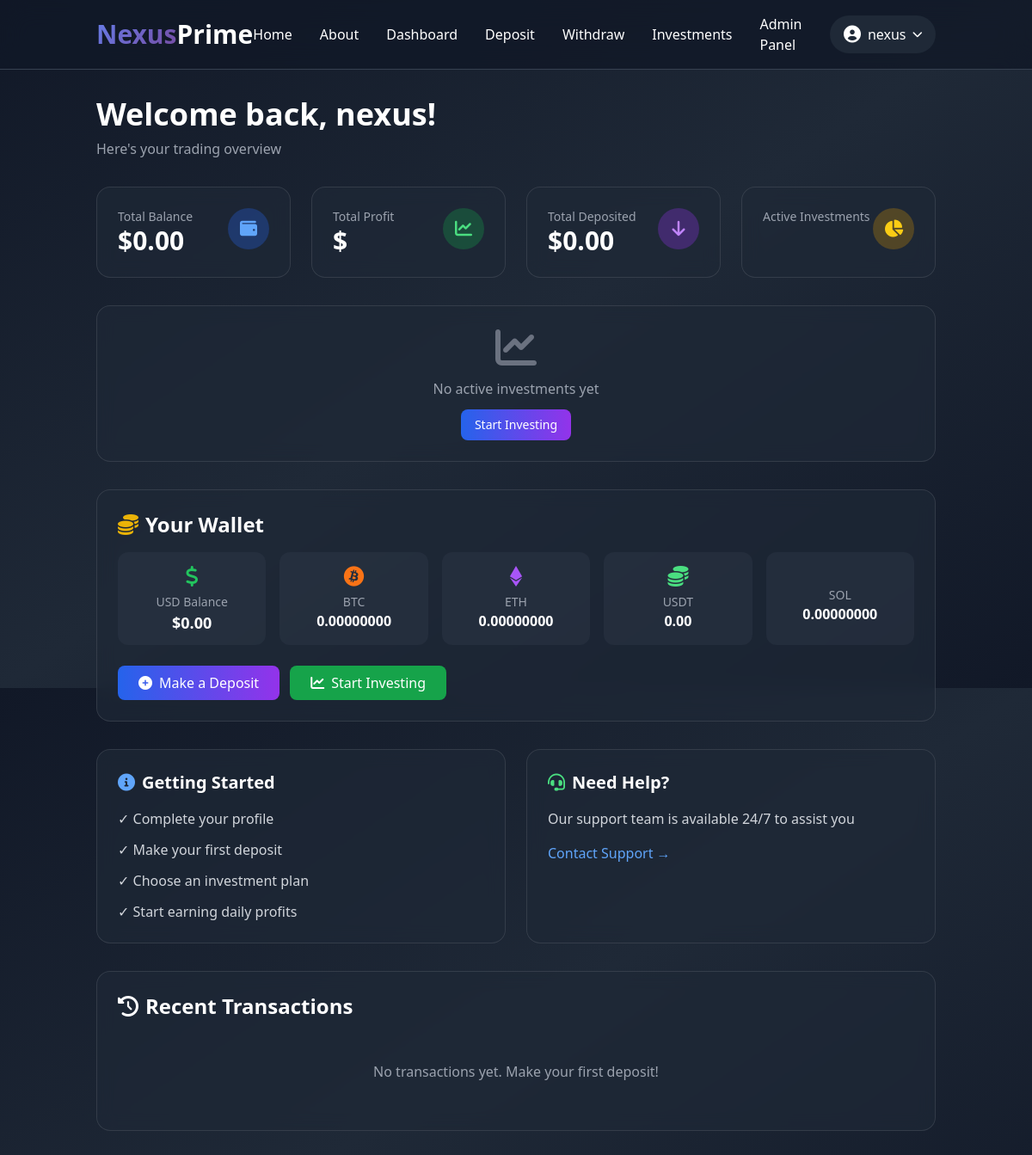
The app's page /dashboard/ (signed in) with its own data.
### accounts/models.py (models this page shows, shortened)
class User(AbstractUser):
    email = models.EmailField(unique=True)
    phone = models.CharField(max_length=20, blank=True, null=True)
    USERNAME_FIELD = 'username'
    REQUIRED_FIELDS = ['email']

class Wallet(models.Model):
    user = models.OneToOneField(User, on_delete=models.CASCADE, related_name='wallet')
    usd_balance = models.DecimalField(max_digits=15, decimal_places=2, default=0)
    btc_balance = models.DecimalField(max_digits=20, decimal_places=8, default=0)
    eth_balance = models.DecimalField(max_digits=20, decimal_places=8, default=0)
    usdt_balance = models.DecimalField(max_digits=20, decimal_places=2, default=0)
    total_profit = models.DecimalField(max_digits=15, decimal_places=2, default=0)
    total_deposited = models.DecimalField(max_digits=15, decimal_places=2, default=0)
    total_withdrawn = models.DecimalField(max_digits=15, decimal_places=2, default=0)

### accounts/views.py (the view)
# urls.py: path('dashboard/', views.dashboard, name='dashboard'),
@login_required
def dashboard(request):
    wallet, created = Wallet.objects.get_or_create(user=request.user)
    return render(request, 'broker/dashboard.html', {'wallet': wallet})

### templates/broker/dashboard.html (shortened to what this page needs)
{% extends 'broker/base.html' %}
{% load humanize %}
{% block content %}
<div class="container mx-auto px-4 md:px-6 py-8">
    <div class="animate-fadeInUp">
        <div class="mb-8">
            <h1 class="text-3xl md:text-4xl font-bold">Welcome back, {{ user.username }}!</h1>
            <p class="text-gray-400 mt-2">Here's your trading overview</p>
        </div>
        <div class="grid grid-cols-1 md:grid-cols-2 lg:grid-cols-4 gap-6 mb-8">
            <div class="glass rounded-2xl p-6">
                <div class="flex justify-between items-start">
                    <div>
                        <p class="text-gray-400 text-sm">Total Balance</p>
                        <p class="text-3xl font-bold">${{ wallet.usd_balance|floatformat:2|intcomma }}</p>
                    </div>
                    <div class="w-12 h-12 bg-blue-600/30 rounded-full flex items-center justify-center">
                        <i class="fas fa-wallet text-xl text-blue-400"></i>
                    </div>
                </div>
            </div>
            <div class="glass rounded-2xl p-6">
                <div class="flex justify-between items-start">
                    <div>
                        <p class="text-gray-400 text-sm">Total Profit</p>
                        <p class="text-3xl font-bold">${{ total_profit|floatformat:2|intcomma }}</p>
                    </div>
                    <div class="w-12 h-12 bg-green-600/30 rounded-full flex items-center justify-center">
                        <i class="fas fa-chart-line text-xl text-green-400"></i>
                    </div>
                </div>
            </div>
            <div class="glass rounded-2xl p-6">
                <div class="flex justify-between items-start">
                    <div>
                        <p class="text-gray-400 text-sm">Total Deposited</p>
                        <p class="text-3xl font-bold">${{ wallet.total_deposited|floatformat:2|intcomma }}</p>
                    </div>
                    <div class="w-12 h-12 bg-purple-600/30 rounded-full flex items-center justify-center">
                        <i class="fas fa-arrow-down text-xl text-purple-400"></i>
                    </div>
                </div>
            </div>
            <div class="glass rounded-2xl p-6">
                <div class="flex justify-between items-start">
                    <div>
                        <p class="text-gray-400 text-sm">Active Investments</p>
                    </div>
                    <div class="w-12 h-12 bg-yellow-600/30 rounded-full flex items-center justify-center">
                        <i class="fas fa-chart-pie text-xl text-yellow-400"></i>
                    </div>
                </div>
            </div>
        </div>
        {% if active_investments %}
        <div class="glass rounded-2xl p-6 mb-8">
            <h2 class="text-2xl font-bold mb-4"><i class="fas fa-chart-line mr-2 text-green-500"></i>Active Investments</h2>
            <div class="space-y-4">
                {% for investment in active_investments %}
                <div class="bg-gray-700/30 rounded-xl p-4">
                    <div class="flex justify-between items-center flex-wrap gap-3 mb-3">
                        <div>
                            <p class="font-bold text-lg">{{ investment.plan_name }}</p>
                            <p class="text-sm text-gray-400">Invested: ${{ investment.amount|floatformat:2|intcomma }}</p>
                        </div>
                        <div>
                            <p class="text-sm text-gray-400">Daily Profit</p>
                            <p class="font-bold text-green-500">+${{ investment.daily_profit|floatformat:2 }}</p>
                        </div>
                        <div>
                            <p class="text-sm text-gray-400">Total Received</p>
                            <p class="font-bold">${{ investment.total_received|floatformat:2|intcomma }}</p>
                        </div>
                        <div>
                            <p class="text-sm text-gray-400">Expected Total</p>
                            <p class="font-bold">${{ investment.expected_total|floatformat:2|intcomma }}</p>
                        </div>
                        <div>
                            <p class="text-sm text-gray-400">Days Left</p>
                            <p class="font-bold text-yellow-400">{{ investment.days_left }} days</p>
                        </div>
                    </div>
                    <div class="w-full bg-gray-600 rounded-full h-2">
                        <div class="bg-gradient-to-r from-green-500 to-green-400 rounded-full h-2"
                             style="width: {{ investment.percentage_complete }}%"></div>
                    </div>
                    <p class="text-right text-xs text-gray-400 mt-1">{{ investment.percentage_complete }}% complete</p>
                </div>
                {% endfor %}
            </div>
        </div>
        {% else %}
        <div class="glass rounded-2xl p-6 mb-8 text-center">
            <i class="fas fa-chart-line text-5xl text-gray-500 mb-3"></i>
            <p class="text-gray-400">No active investments yet</p>
            <a href="{% url 'investments' %}" class="inline-block mt-3 bg-gradient-to-r from-blue-600 to-purple-600 px-4 py-2 rounded-lg text-sm hover:from-blue-700 hover:to-purple-700 transition">
                Start Investing
            </a>
        </div>
        {% endif %}
        <div class="glass rounded-2xl p-6 mb-8">
            <h2 class="text-2xl font-bold mb-4"><i class="fas fa-coins mr-2 text-yellow-500"></i>Your Wallet</h2>
            <div class="grid grid-cols-2 md:grid-cols-3 lg:grid-cols-5 gap-4">
                <div class="text-center p-3 bg-gray-700/30 rounded-xl">
                    <i class="fas fa-dollar-sign text-2xl text-green-500"></i>
                    <p class="text-sm text-gray-400 mt-1">USD Balance</p>
                    <p class="font-bold text-lg">${{ wallet.usd_balance|floatformat:2|intcomma }}</p>
                </div>
                <div class="text-center p-3 bg-gray-700/30 rounded-xl">
                    <i class="fab fa-bitcoin text-2xl text-orange-500"></i>
                    <p class="text-sm text-gray-400 mt-1">BTC</p>
                    <p class="font-bold">{{ wallet.btc_balance|floatformat:8 }}</p>
                </div>
                <div class="text-center p-3 bg-gray-700/30 rounded-xl">
                    <i class="fab fa-ethereum text-2xl text-purple-500"></i>
                    <p class="text-sm text-gray-400 mt-1">ETH</p>
                    <p class="font-bold">{{ wallet.eth_balance|floatformat:8 }}</p>
                </div>
                <div class="text-center p-3 bg-gray-700/30 rounded-xl">
                    <i class="fas fa-coins text-2xl text-green-400"></i>
                    <p class="text-sm text-gray-400 mt-1">USDT</p>
                    <p class="font-bold">{{ wallet.usdt_balance|floatformat:2 }}</p>
                </div>
                <div class="text-center p-3 bg-gray-700/30 rounded-xl">
                    <p class="text-sm text-gray-400 mt-1">SOL</p>
                    <p class="font-bold">{{ wallet.sol_balance|floatformat:8|default:"0.00000000" }}</p>
                </div>
            </div>
            <div class="mt-6 flex gap-3">
                <a href="{% url 'deposit' %}" class="bg-gradient-to-r from-blue-600 to-purple-600 hover:from-blue-700 hover:to-purple-700 px-6 py-2 rounded-lg transition inline-flex items-center">
                    <i class="fas fa-plus-circle mr-2"></i> Make a Deposit
                </a>
                <a href="{% url 'investments' %}" class="bg-green-600 hover:bg-green-700 px-6 py-2 rounded-lg transition inline-flex items-center">
                    <i class="fas fa-chart-line mr-2"></i> Start Investing
                </a>
            </div>
        </div>
        <div class="grid grid-cols-1 md:grid-cols-2 gap-6 mb-8">
            <div class="glass rounded-2xl p-6">
                <h3 class="text-xl font-bold mb-4"><i class="fas fa-info-circle mr-2 text-blue-400"></i>Getting Started</h3>
                <ul class="space-y-3 text-gray-300">
                    <li class="flex items-center">✓ Complete your profile</li>
                    <li class="flex items-center">✓ Make your first deposit</li>
                    <li class="flex items-center">✓ Choose an investment plan</li>
                    <li class="flex items-center">✓ Start earning daily profits</li>
                </ul>
            </div>
            <div class="glass rounded-2xl p-6">
                <h3 class="text-xl font-bold mb-4"><i class="fas fa-headset mr-2 text-green-400"></i>Need Help?</h3>
                <p class="text-gray-300 mb-4">Our support team is available 24/7 to assist you</p>
                <a href="#" class="text-blue-400 hover:text-blue-300">Contact Support →</a>
            </div>
        </div>
        <div class="glass rounded-2xl p-6">
            <h2 class="text-2xl font-bold mb-4"><i class="fas fa-history mr-2"></i>Recent Transactions</h2>
            {% if recent_transactions %}
            <div class="overflow-x-auto">
                <table class="w-full">
                    <thead>
                        <tr class="border-b border-gray-700">
                            <th class="text-left py-3">Type</th>
                            <th class="text-left py-3">Amount</th>
                            <th class="text-left py-3">Status</th>
                            <th class="text-left py-3">Date</th>
                         </tr>
                    </thead>
                    <tbody>
                        {% for tx in recent_transactions %}
                        <tr class="border-b border-gray-700/50">
                            <td class="py-3">
                                {% if tx.transaction_type == 'deposit' %}
                                    <i class="fas fa-arrow-down text-green-500 mr-2"></i> Deposit
                                {% elif tx.transaction_type == 'profit' %}
                                    <i class="fas fa-chart-line text-yellow-500 mr-2"></i> Profit
                                {% else %}
                                    <i class="fas fa-arrow-up text-red-500 mr-2"></i> {{ tx.get_transaction_type_display }}
                                {% endif %}
                             </td>
                            <td class="py-3">${{ tx.amount_usd|floatformat:2|intcomma }}</td>
                            <td class="py-3">
                                {% if tx.status == 'approved' %}
                                    <span class="bg-green-600/30 text-green-400 px-2 py-1 rounded-full text-xs">Approved</span>
                                {% elif tx.status == 'pending' %}
                                    <span class="bg-yellow-600/30 text-yellow-400 px-2 py-1 rounded-full text-xs">Pending</span>
                                {% elif tx.status == 'completed' %}
                                    <span class="bg-blue-600/30 text-blue-400 px-2 py-1 rounded-full text-xs">Completed</span>
                                {% else %}
                                    <span class="bg-red-600/30 text-red-400 px-2 py-1 rounded-full text-xs">{{ tx.status|title }}</span>
                                {% endif %}
                             </td>
                            <td class="py-3 text-sm text-gray-400">{{ tx.created_at|date:"M d, Y H:i" }}</td>
                         </tr>
                        {% endfor %}
                    </tbody>
                 </table>
            </div>
            {% else %}
            <p class="text-gray-400 text-center py-8">No transactions yet. Make your first deposit!</p>
            {% endif %}
        </div>
    </div>
</div>
{% endblock %}

### templates/broker/base.html (shortened to what this page needs)
<!DOCTYPE html>
<html lang="en">
<head>
    <script src="https://cdn.tailwindcss.com"></script>
    <link rel="stylesheet" href="https://cdnjs.cloudflare.com/ajax/libs/font-awesome/6.0.0-beta3/css/all.min.css">
</head>
<body class="bg-gradient-to-br from-gray-900 via-gray-800 to-gray-900 text-white min-h-screen font-sans">
    <nav class="bg-gray-900/80 backdrop-blur-lg border-b border-gray-700 sticky top-0 z-50">
        <div class="container mx-auto px-4 md:px-6 py-4">
            <div class="flex justify-between items-center">
                <a href="{% url 'home' %}" class="text-2xl md:text-3xl font-bold">
                    <span class="gradient-text">Nexus</span><span class="text-white">Prime</span>
                </a>
                <div class="hidden md:flex space-x-8 items-center">
                    <a href="{% url 'home' %}" class="hover:text-blue-400 transition duration-300">Home</a>
                    <a href="{% url 'about' %}" class="hover:text-blue-400 transition duration-300">About</a>
                    {% if user.is_authenticated %}
                        <a href="{% url 'dashboard' %}" class="hover:text-blue-400 transition duration-300">Dashboard</a>
                        <a href="{% url 'deposit' %}" class="hover:text-green-400 transition duration-300">Deposit</a>
                        <a href="{% url 'withdrawal' %}" class="hover:text-yellow-400 transition duration-300">Withdraw</a>
                        <a href="{% url 'investments' %}" class="hover:text-purple-400 transition duration-300">Investments</a>
                        {% if user.is_staff %}
                            <a href="{% url 'admin:index' %}" class="hover:text-red-400 transition duration-300">Admin Panel</a>
                        {% endif %}
                        <div class="relative group">
                            <button class="flex items-center space-x-2 bg-gray-800 rounded-full px-4 py-2 hover:bg-gray-700 transition">
                                <i class="fas fa-user-circle text-xl"></i>
                                <span>{{ user.username|truncatechars:10 }}</span>
                                <i class="fas fa-chevron-down text-xs"></i>
                            </button>
                        </div>
                    {% else %}
                        <a href="{% url 'login' %}" class="hover:text-blue-400 transition duration-300">Login</a>
                        <a href="{% url 'signup' %}" class="bg-gradient-to-r from-blue-600 to-purple-600 hover:from-blue-700 hover:to-purple-700 px-5 py-2 rounded-lg transition duration-300">
                            Sign Up
                        </a>
                    {% endif %}
                </div>
            </div>
        </div>
    </nav>
    <main class="min-h-screen">
        {% block content %}{% endblock %}
    </main>
</body>
</html>

### templates/broker/base.html (style rules this page uses)
.animate-fadeInUp { animation: fadeInUp 0.6s ease-out; }
.gradient-text { background: linear-gradient(135deg, #667eea 0%, #764ba2 100%); -webkit-background-clip: text; background-clip: text; color: transparent; }
.glass { background: rgba(31, 41, 55, 0.7); backdrop-filter: blur(10px); border: 1px solid rgba(255, 255, 255, 0.1); }

### records on screen
User: username "nexus"
Wallet: usd_balance "0.00", total_deposited "0.00", btc_balance "0.00000000", eth_balance "0.00000000", usdt_balance "0.00"

### other values on screen
{{ wallet.sol_balance|floatformat:8|default:"0.00000000" }} "0.00000000"
